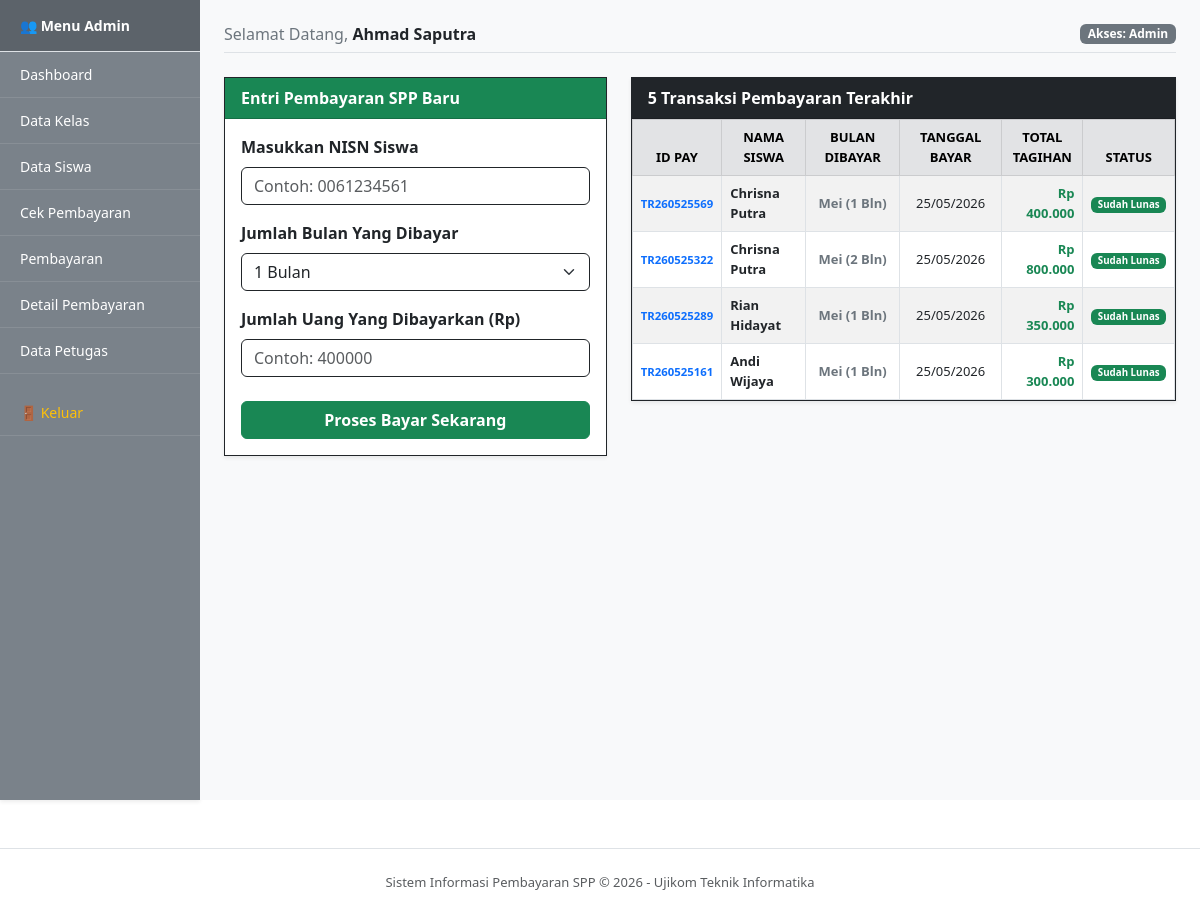
The page /petugas/pembayaran.php (signed in) on the database its author committed.
### tables this page shows
CREATE TABLE `tb_pembayaran` (
  `id_pembayaran` varchar(11) NOT NULL,
  `status` enum('Belum Lunas','Sudah Lunas') NOT NULL,
  `nisn` varchar(10) NOT NULL,
  `tgl_bayar` date NOT NULL,
  `tgl_terakhir_bayar` date NOT NULL,
  `batas_pembayaran` date NOT NULL,
  `jumlah_bulan` varchar(10) NOT NULL,
  `id_spp` varchar(40) NOT NULL,
  `nominal_bayar` varchar(100) NOT NULL,
  `jumlah_bayar` varchar(40) NOT NULL,
  `kembalian` varchar(100) NOT NULL
);

CREATE TABLE `tb_siswa` (
  `nisn` varchar(10) NOT NULL,
  `nis` varchar(8) NOT NULL,
  `nama` varchar(50) NOT NULL,
  `id_kelas` varchar(11) NOT NULL,
  `nama_kelas` varchar(10) NOT NULL,
  `alamat` text NOT NULL,
  `no_telp` varchar(13) NOT NULL,
  `id_spp` varchar(40) NOT NULL
);

### petugas/pembayaran.php (the view, shortened to what this page needs)
<?php
include '../layouts/header.php';
include '../config/koneksi.php';
$query_histori = mysqli_query($koneksi, "SELECT tb_pembayaran.*, tb_siswa.nama
                                         FROM tb_pembayaran
                                         INNER JOIN tb_siswa ON tb_pembayaran.nisn = tb_siswa.nisn
                                         ORDER BY tb_pembayaran.tgl_bayar DESC, tb_pembayaran.id_pembayaran DESC LIMIT 5");
?>
<div class="row">
    <div class="col-md-5 mb-4">
        <div class="card shadow-sm border-dark rounded-0">
            <div class="card-header bg-success text-white fw-bold rounded-0">
                Entri Pembayaran SPP Baru
            </div>
            <div class="card-body bg-white">
                <form action="" method="POST">
                    <div class="mb-3">
                        <label class="form-label fw-semibold">Masukkan NISN Siswa</label>
                        <input type="text" name="input_nisn" class="form-control border-dark" placeholder="Contoh: 0061234561" required>
                    </div>
                    <div class="mb-3">
                        <label class="form-label fw-semibold">Jumlah Bulan Yang Dibayar</label>
                        <select name="input_bulan" class="form-select border-dark" required>
                            <option value="1">1 Bulan</option>
                        </select>
                    </div>
                    <div class="mb-3">
                        <label class="form-label fw-semibold">Jumlah Uang Yang Dibayarkan (Rp)</label>
                        <input type="number" name="input_jumlah_bayar" class="form-control border-dark" placeholder="Contoh: 400000" required>
                    </div>
                    <button type="submit" name="tombol_bayar" class="btn btn-success w-100 mt-2 fw-bold">Proses Bayar Sekarang</button>
                </form>
            </div>
        </div>
    </div>
    <div class="col-md-7 mb-4">
        <div class="card shadow-sm border-dark rounded-0">
            <div class="card-header bg-dark text-white fw-bold rounded-0">
                5 Transaksi Pembayaran Terakhir
            </div>
            <div class="card-body p-0 bg-white">
                <div class="table-responsive">
                    <table class="table table-striped table-bordered table-hover mb-0 align-middle" style="font-size: 13px;">
                        <thead class="table-secondary text-center text-uppercase">
                            <tr>
                                <th>ID Pay</th>
                                <th>Nama Siswa</th>
                                <th>Bulan Dibayar</th>
                                <th>Tanggal Bayar</th>
                                <th width="15%">Total Tagihan</th>
                                <th>Status</th>
                            </tr>
                        </thead>
                        <tbody>
                            <?php if (mysqli_num_rows($query_histori) == 0) : ?>
                                <tr>
                                    <td colspan="6" class="text-center text-muted py-3">Belum ada riwayat transaksi.</td>
                                </tr>
                            <?php else : ?>
                                <?php while ($histori = mysqli_fetch_assoc($query_histori)) :
                                    $array_bulan = array(
                                        '01' => 'Januari', '02' => 'Februari', '03' => 'Maret', '04' => 'April',
                                        '05' => 'Mei', '06' => 'Juni', '07' => 'Juli', '08' => 'Agustus',
                                        '09' => 'September', '10' => 'Oktober', '11' => 'November', '12' => 'Desember'
                                    );
                                    $angka_bulan = date('m', strtotime($histori['tgl_bayar']));
                                    $nama_bulan_indo = $array_bulan[$angka_bulan];
                                ?>
                                <tr>
                                    <td class="text-center"><small class="fw-bold text-primary"><?= $histori['id_pembayaran']; ?></small></td>
                                    <td><strong><?= $histori['nama']; ?></strong></td>
                                    <td class="text-center fw-semibold text-secondary">
                                        <?= $nama_bulan_indo; ?> (<?= $histori['jumlah_bulan']; ?> Bln)
                                    </td>
                                    <td class="text-center">
                                        <?= date("d/m/Y", strtotime($histori['tgl_bayar'])); ?>
                                    </td>
                                    <td class="text-end fw-bold text-success">Rp <?= number_format($histori['nominal_bayar'], 0, ',', '.'); ?></td>
                                    <td class="text-center"><span class="badge bg-success"><?= $histori['status']; ?></span></td>
                                </tr>
                                <?php endwhile; ?>
                            <?php endif; ?>
                        </tbody>
                    </table>
                </div>
            </div>
        </div>
    </div>
</div>
<?php
include '../layouts/footer.php';
?>

### rows shown on the page
tb_pembayaran: id_pembayaran "TR260525569", nisn.nama "Chrisna Putra", tgl_bayar "Mei", jumlah_bulan "1", tgl_bayar "25/05/2026", nominal_bayar "400.000", status "Sudah Lunas"
tb_pembayaran: id_pembayaran "TR260525322", nisn.nama "Chrisna Putra", tgl_bayar "Mei", jumlah_bulan "2", tgl_bayar "25/05/2026", nominal_bayar "800.000", status "Sudah Lunas"
tb_pembayaran: id_pembayaran "TR260525289", nisn.nama "Rian Hidayat", tgl_bayar "Mei", jumlah_bulan "1", tgl_bayar "25/05/2026", nominal_bayar "350.000", status "Sudah Lunas"
tb_pembayaran: id_pembayaran "TR260525161", nisn.nama "Andi Wijaya", tgl_bayar "Mei", jumlah_bulan "1", tgl_bayar "25/05/2026", nominal_bayar "300.000", status "Sudah Lunas"

### other values the page prints
$_SESSION['nama_petugas'] "Ahmad Saputra"
$_SESSION['level'] "Admin"
